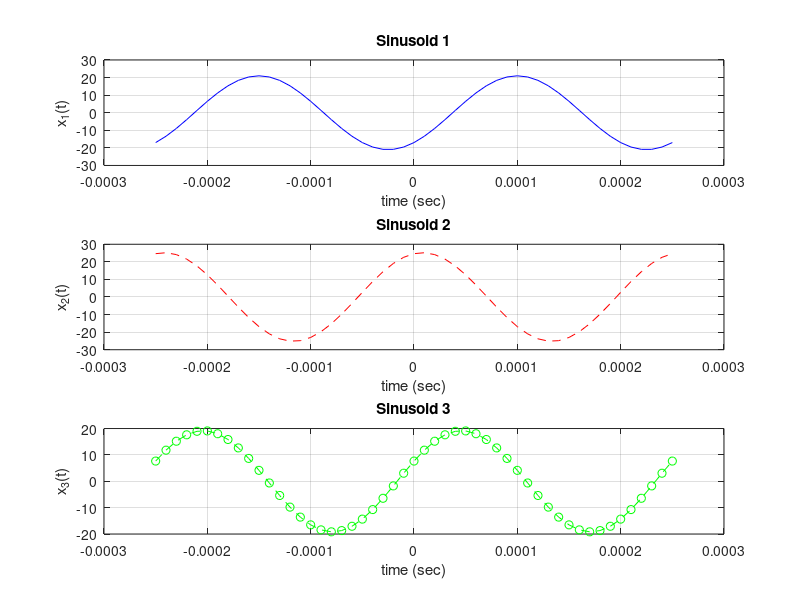

This figure's MATLAB source:
% PART A: generate time vector to cover a range of t
% time vector that will go through two cycles of a 4000Hz sinusoid
% this represents the x-value for the plots
tt = -0.00025 : 0.00001 : 0.00025;

% 3.2
% zz = real(21*exp(j*-0.8 * pi)*exp(j* 8000 * pi * tt))
% 
% 
% plot( tt, zz, 'b-'), grid on
% title('Sinusoid 1')
% xlabel('time (sec)')
% ylabel('x_1(t)')

% PART B: generate two 4000 Hz sinusoids
% amplitudes: A_1 = user's age, A_2 is a constant given in lab
A_1 = 21
A_2 = 1.2 * A_1

% T = period of the sinusoids, D,M = day,month of user's birthday
T = 0.00025
D = 21
M = 3

% time shifts (formulas given in lab)
t_m1 = (37.2 / M) * T
t_m2 = -(41.3 / D) * T

% x(t) = cos(2pi(4000)(t-t_m)   formula given in lab
% this represents the y-value for the plots
x_1 = A_1 * cos((2*pi *4000) * (tt - t_m1))
x_2 = A_2 * cos((2*pi *4000) * (tt - t_m2))
% PART C: summing the vectors that hold the values of each sinusoid
x_3 = x_1 + x_2

% PART D: adding details to the plots
subplot(3, 1, 1)
plot( tt, x_1, 'b-'), grid on
title('Sinusoid 1')
xlabel('time (sec)')
ylabel('x_1(t)')

subplot(3, 1, 2)
plot(tt, x_2, 'r--'), grid on
title('Sinusoid 2')
xlabel('time (sec)')
ylabel('x_2(t)')

subplot(3, 1, 3)
plot(tt, x_3, 'g--o'), grid on
title('Sinusoid 3')
xlabel('time (sec)')
ylabel('x_3(t)')



% BELOW IS CODE FROM 2.2(d) USED AS REFERENCE
% tt = -1 : 0.01 : 1;
% xx = cos( 5*pi*tt );
% zz = 1.4*exp(j*pi/2)*exp(j*5*pi*tt);
% plot( tt, xx, 'b-' , tt, real(zz), 'r--' ), grid on %<--- plot a sinusoid
% title('TEST PLOT of a SINUSOID')
% xlabel('TIME (sec)')
